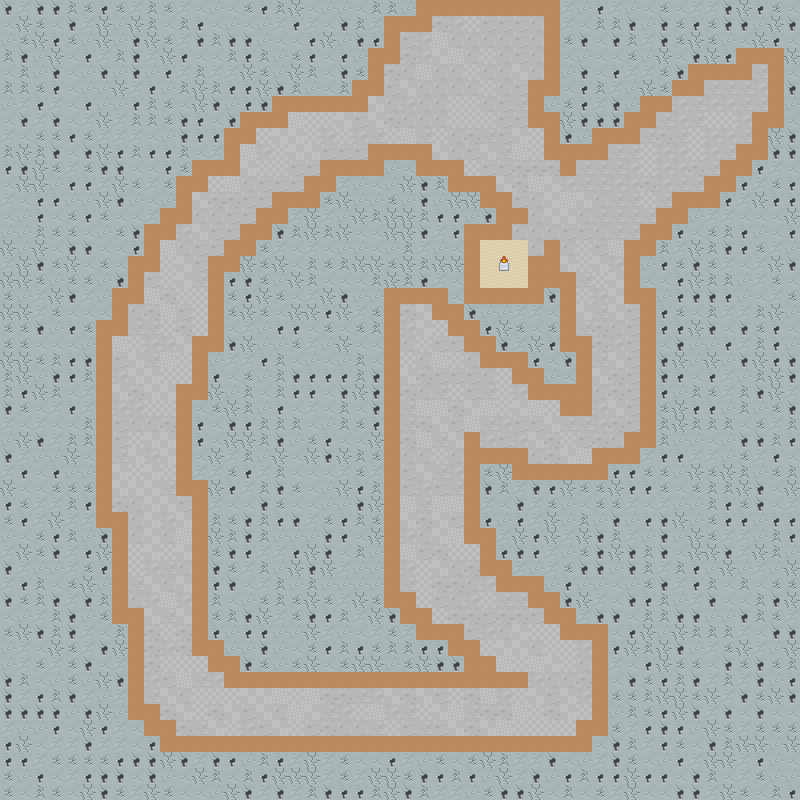

This game map was drawn from its Tiled (.tmx) file and the tilesets committed beside it. A one-line description and the trimmed map source follow:
An orthogonal 50x50 tile map with 16x16 px tiles, 3 tile layers (BackgroundLayer, Paths, Walls).

<map version="1.2" tiledversion="1.2.3" orientation="orthogonal" renderorder="left-down" width="50" height="50" tilewidth="16" tileheight="16" infinite="0" nextlayerid="4" nextobjectid="1">
 <tileset firstgid="1" name="baseTiles" tilewidth="16" tileheight="16" spacing="1" tilecount="522" columns="29">
  <image source="roguelikeDungeon_transparent.png" width="492" height="305" />
 </tileset>
 <layer id="1" name="BackgroundLayer" width="50" height="50" locked="1">
  <data>[2500 cells, 2500 non-empty, 8 distinct tile ids]</data>
 </layer>
 <layer id="2" name="Paths" width="50" height="50" locked="1">
  <data>[2500 cells, 608 non-empty, 12 distinct tile ids]</data>
 </layer>
 <layer id="3" name="Walls" width="50" height="50" locked="1">
  <data>[2500 cells, 397 non-empty, 7 distinct tile ids]</data>
 </layer>
</map>
